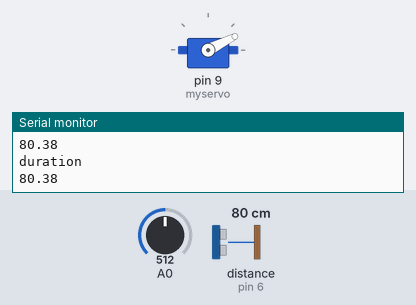
Bench run of a sketch on a simulated Arduino Uno, built with avr-gcc and run on an emulated ATmega328P. On the bench: servo, the last lines printed to the serial monitor. Wiring (inferred from the names in the program): ultrasonic range finder: trigger pin 7; echo pin 6. Inputs (shaded band) come from the test bench; at power-on: distance to the obstacle (sensor on pin 6) 80 cm, A0 = 512. The echo pulse lasts 58.3 µs per cm.

Above: at 1.6 s.
At 7.8 s:
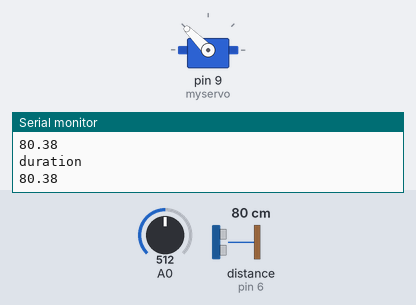
7.9 s: distance to the obstacle (sensor on pin 6) set to 299 cm
At 11.2 s:
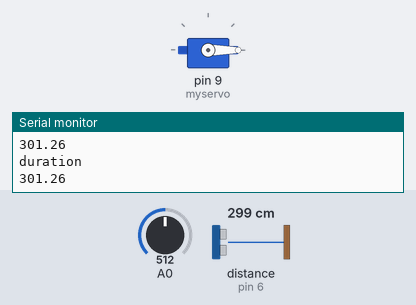
Timing chart, 0 to 16.9 s (numbered marks = the images above; inputs shaded):
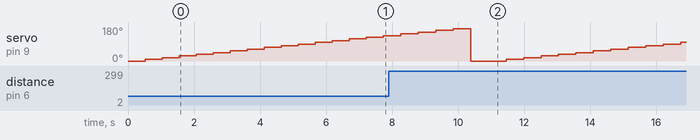

The sketch:

main.ino
```cpp
#include <Servo.h>

Servo myservo;  // create servo object to control a servo
// twelve servo objects can be created on most boards

int pos = 0;    // variable to store the servo position

int echoPin = 6; // analog pin for the ultrasonic sensor
int trigPin = 7;

int getDistance() {
  long duration;
  float cm;

  	digitalWrite(trigPin, HIGH);
	delayMicroseconds(10);
	digitalWrite(trigPin, LOW);


  duration = pulseIn(echoPin, HIGH);

  //Serial.println(duration);

  cm = 0.0173*duration;
  Serial.println("duration");
  Serial.println(cm);

  delay(10);

  return cm;

}
void setup() {
  Serial.begin(9600);
  myservo.attach(9);  // attaches the servo on pin 9 to the servo object

  pinMode(trigPin, OUTPUT);

  pinMode(echoPin, INPUT);

}

void loop() {
  //getDistance();
  int sensorValue = analogRead(A0);
uint16_t min_dist = 65535;
uint8_t min_angle = 0;
for (uint8_t i = 0; i < 180; i+=9) { // do 20 sectors
  myservo.write(i);
  delay(500);
  uint16_t dist = getDistance();
  if (dist < min_dist) {
    min_dist = dist;
    min_angle = i;
  }
}
  // float min = getMin(measurements,180);


  myservo.write(min_angle);
  delay(500);
  while (getDistance() <= min_dist){
    delay(25);
  }

  //for refined in range(min-20, min-20, 5):
  //servo.setPos(refined)
  //improved_measurement[refined] = sensor.getDistance()


  //myservo.write(angle);              // tell servo to go to position in variable 'pos'
  delay(15);                       // waits 15ms for the servo to reach the position
}
```
